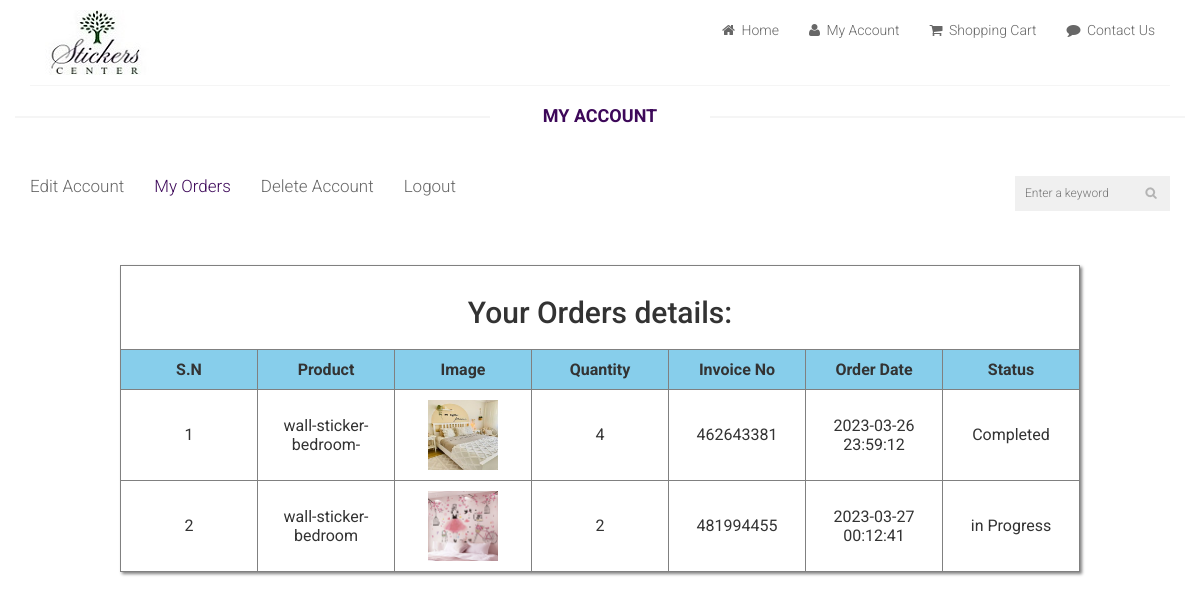
Page /customer/my_account.php?my_orders (signed in) on the committed database.
### tables this page shows
CREATE TABLE `orders` (
  `order_id` int(11) NOT NULL,
  `prod_id` int(11) NOT NULL,
  `cust_id` int(11) NOT NULL,
  `qty` int(11) NOT NULL,
  `invoice_no` int(11) NOT NULL,
  `status` varchar(11) NOT NULL,
  `order_date` timestamp NOT NULL DEFAULT current_timestamp()
);

CREATE TABLE `products` (
  `prod_id` int(11) NOT NULL,
  `prod_cat` int(11) NOT NULL,
  `prod_theme` int(11) NOT NULL,
  `price` int(11) NOT NULL,
  `prod_title` text NOT NULL,
  `prod_colors` text NOT NULL,
  `prod_desc` text NOT NULL,
  `prod_img` text NOT NULL,
  `prod_date` datetime NOT NULL DEFAULT current_timestamp()
);

### customer/my_orders.php (the view, shortened to what this page needs)
<table width="795" align="center" >
    <tr align="center">
        <td colspan="7">
            <h2>Your Orders details:</h2>
        </td>
    </tr>
    <tr align="center" bgcolor="skyblue">
        <th>S.N</th>
        <th>Product</th>
		<th>Image</th>
        <th>Quantity</th>
        <th>Invoice No</th>
        <th>Order Date</th>
        <th>Status</th>
    </tr>
    <?php
	include("includes/db.php");
	$get_order = "select * from orders";
	$run_order = mysqli_query($con, $get_order);
	$i = 0;
	while ($row_order=mysqli_fetch_array($run_order)){
		$qty = $row_order['qty'];
		$pro_id = $row_order['prod_id'];
		$invoice_no = $row_order['invoice_no'];
		$order_date = $row_order['order_date'];
		$status = $row_order['status'];
		$i++;
		$get_pro = "select * from products where prod_id='$pro_id'";
		$run_pro = mysqli_query($con, $get_pro);
		$row_pro=mysqli_fetch_array($run_pro);
		$pro_image = $row_pro['prod_img'];
		$pro_title = $row_pro['prod_title'];
		$pro_theme = $row_pro['prod_theme'];
	?>
    <tr align="center">
        <td><?php echo $i;?></td>
        <td><?php echo $pro_title?></td>
        <td>
        <img src="../images/product_image/themes/<?php echo "$pro_theme/$pro_image";?>" width="70" height="70" />
        </td>
        <td><?php echo $qty;?></td>
        <td><?php echo $invoice_no;?></td>
        <td><?php echo $order_date;?></td>
        <td><?php echo $status;?></td>
    </tr>
    <?php } ?>
</table>

### css/main.css (style rules this page uses)
body { font-family: 'Roboto', sans-serif; position: relative; font-weight: 400px; }
h1, h2, h3, h4, h5, h6 { font-family: 'Roboto', sans-serif; }

### customer/my_orders.php (style rules this page uses)
table { width: 80%; border-collapse: collapse; margin: 20px auto; box-shadow: 2px 2px 3px gray; }
td, th { border: 1px solid gray; padding: 10px; text-align: center; width: 12.5%; }

### rows in the picture
orders: prod.prod_title "wall-sticker-bedroom-", prod.prod_img (picture), qty "4", invoice_no "462643381", order_date "2023-03-26 23:59:12", status "Completed"
orders: prod.prod_title "wall-sticker-bedroom", prod.prod_img (picture), qty "2", invoice_no "481994455", order_date "2023-03-27 00:12:41", status "in Progress"
